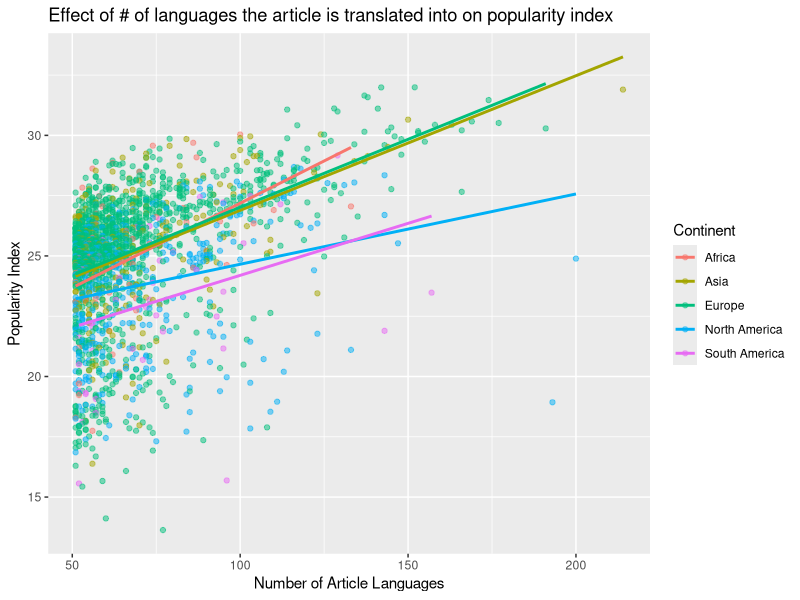
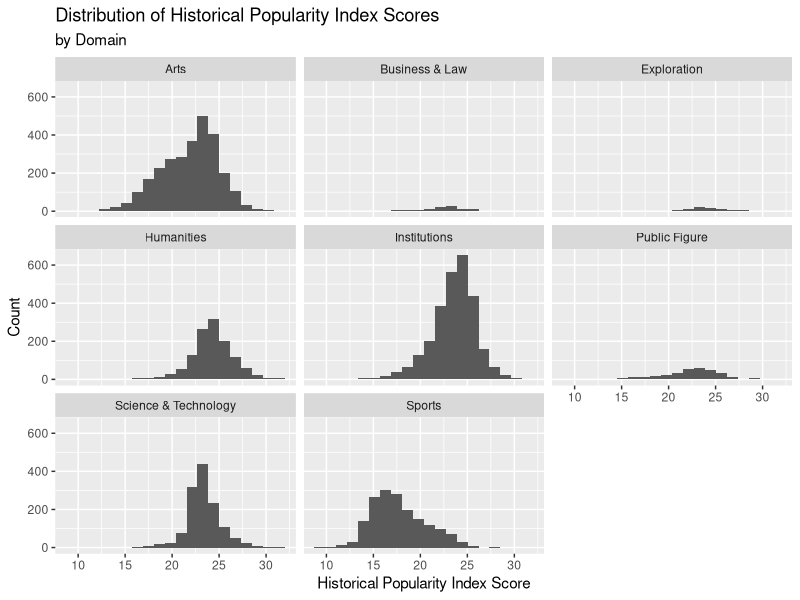
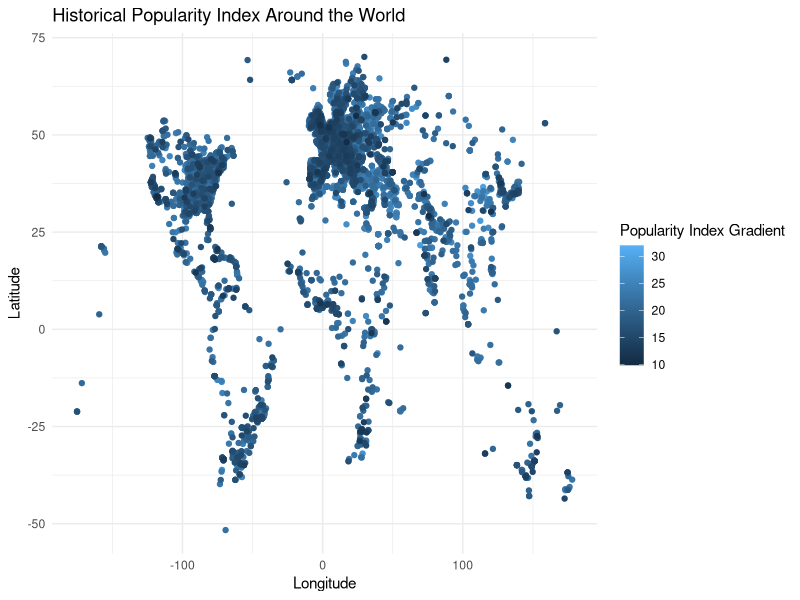

The R script that drew these images, in order:
## ---- chunk 1
knitr::opts_chunk$set(echo = FALSE)
## ---- chunk 2
library(tidyverse)
library(broom)
## ---- chunk 3
panth <- read_csv("data/cdatabase.csv",
                  na = c("Unknown", "1237?", "530s"))
## ---- chunk 4
panth_mod <- na.omit(panth)

panth_mod %>%
  ncol()

panth_mod %>%
  nrow()

panth_mod <- panth_mod %>%
  mutate(
    rank = 1:nrow(panth_mod)
  )

panth_mod %>%
  select(rank, full_name, birth_year, historical_popularity_index) %>%
  head(10)
## ---- chunk 5
panth_mod %>%
  count(domain) %>%
  arrange(desc(n))

panth_mod %>%
  count(continent) %>%
  arrange(desc(n))
## ---- chunk 6
domain_m <- lm(historical_popularity_index ~ domain, data = panth_mod)
tidy(domain_m) %>%
  select(term, estimate)
## ---- chunk 7
glance(domain_m)$r.squared
## ---- chunk 8
panth_mod %>%
  count(sex) %>%
  mutate(prop = n/sum(n))
## ---- chunk 9
m_pop_sex <- lm(historical_popularity_index ~ sex , data = panth_mod)
tidy(m_pop_sex) %>%
  select(term, estimate)
## ---- chunk 10
glance(m_pop_sex)$r.squared
## ---- chunk 11
panth_mod%>%
  filter(birth_year > 1920)%>%
  count(sex)%>%
  mutate(prop = n/sum(n))
## ---- chunk 12
m_pop_sex2 <- lm(historical_popularity_index ~ sex , data = panth_mod %>%
                   filter(birth_year > 1920))
tidy(m_pop_sex2) %>%
  select(term, estimate)
## ---- chunk 13
glance(m_pop_sex2)$r.squared
## ---- chunk 14
artlang_m <- lm(historical_popularity_index ~ article_languages, data = panth_mod)
tidy(artlang_m) %>%
  select(term, estimate)
## ---- chunk 15
glance(artlang_m)$r.squared
## ---- chunk 16
panth_mod %>%
  filter(article_languages > 50 & continent != "Oceania")%>%
  ggplot(mapping = aes(y = historical_popularity_index, x = article_languages,
                       color = factor(continent))) + geom_point(alpha = .5) + 
    geom_smooth(method = "lm", se = FALSE) +
    labs(x = "Number of Article Languages", y = "Popularity Index", 
    title =
      "Effect of # of languages the article is translated into on popularity index", 
    color = "Continent") 
## ---- chunk 17
panth_mod %>%
  select(full_name, historical_popularity_index, article_languages, country) %>%
  filter(article_languages > 200)
## ---- chunk 18
panth_mod %>%
  select(full_name, historical_popularity_index, article_languages, country) %>%
  filter(historical_popularity_index < 20, article_languages > 175)
## ---- chunk 19
m_full <- lm(historical_popularity_index ~ sex +
               domain +
               article_languages +
               continent +
               birth_year +
               continent * article_languages,
             data = panth_mod)
tidy(m_full) %>%
  select(term, estimate)
## ---- chunk 20
glance(m_full)$r.squared

glance(m_full)$adj.r.squared
## ---- chunk 21
selected_model <- step(m_full, direction = "backward")

tidy(selected_model) %>%
  select(term, estimate)

glance(selected_model)$AIC
glance(selected_model)$r.squared
glance(selected_model)$adj.r.squared
## ---- chunk 22
haversine <- function(long1, lat1, long2, lat2, round = 3) {
  # convert to radians
  long1 = long1 * pi / 180
  lat1  = lat1  * pi / 180
  long2 = long2 * pi / 180
  lat2  = lat2  * pi / 180
  
  R = 6371 # Earth mean radius in km
  
  a = sin((lat2 - lat1)/2)^2 + cos(lat1) * cos(lat2) * sin((long2 - long1)/2)^2
  d = R * 2 * asin(sqrt(a))
  
  return( round(d,round) ) # distance in km
}
## ---- chunk 23
panth_mod2 <- panth_mod%>%
  filter(domain == "Arts", continent == "Europe")%>%
  mutate(long.arts = longitude, lat.arts = latitude, name.arts = full_name)%>%
  head(300)%>%
  select(long.arts, lat.arts, name.arts, continent)

panth_mod3 <- panth_mod%>%
  filter(domain == "Science & Technology", continent == "Europe")%>%
  mutate(long.sci = longitude, lat.sci = latitude, name.sci = full_name)%>%
  head(300)%>%
  select(long.sci, lat.sci, name.sci, continent)

art_sci <- full_join(panth_mod2, panth_mod3, by = "continent")

art_sci <- art_sci%>%
  mutate(distance = haversine(long.arts, lat.arts, long.sci, lat.sci, round=3))
## ---- chunk 24
art_sci %>%
  select(distance,name.arts,name.sci) %>%
  arrange(distance)
## ---- chunk 25
art_sci_mindist <- art_sci %>%
  group_by(name.arts) %>%
  mutate(closest = min(distance)) 
  
art_sci_mindist%>%
  filter(closest == distance)%>%
  select(name.arts, closest, name.sci)
## ---- chunk 26
panth_mod4 <- panth_mod%>%
  filter(domain == "Humanities", continent == "Europe")%>%
  mutate(long.hum = longitude, lat.hum = latitude, name.hum = full_name)%>%
  head(300)%>%
  select(long.hum, lat.hum, name.hum, continent)

panth_mod5 <- panth_mod%>%
  filter(domain == "Arts", continent == "Europe")%>%
  mutate(long.arts = longitude, lat.arts = latitude, name.arts = full_name)%>%
  head(300)%>%
  select(long.arts, lat.arts, name.arts, continent)

hum_art <- full_join(panth_mod4, panth_mod5, by = "continent")

hum_art <- hum_art %>%
  mutate(distance = haversine(long.arts, lat.arts, long.hum, lat.hum, round=3))
## ---- chunk 27
hum_art %>%
  select(distance, name.arts, name.hum) %>%
  arrange(distance)
## ---- chunk 28
hum_art_mindist <- hum_art %>%
  group_by(name.arts) %>%
  mutate(closest = min(distance)) 
  
hum_art_mindist %>%
  filter(closest == distance)%>%
  select(name.arts, closest, name.hum)
## ---- chunk 29
panth_mod %>%
  ggplot(mapping = aes(x = historical_popularity_index)) +
  geom_histogram(bins = 20) + 
  facet_wrap(~domain) +
  labs(title = "Distribution of Historical Popularity Index Scores", y = "Count", 
       x = "Historical Popularity Index Score", subtitle = "by Domain")

panth_mod %>%
  group_by(domain)%>%
  summarise(mean = mean(historical_popularity_index), 
            median = median(historical_popularity_index), 
            sd = sd(historical_popularity_index))
## ---- chunk 30
ggplot(panth_mod, mapping = aes(x = longitude, y = latitude, color = historical_popularity_index)) +
  geom_point() +
  theme_minimal() +
  labs(title = "Historical Popularity Index Around the World", x = "Longitude", 
       y = "Latitude", color = "Popularity Index Gradient")
